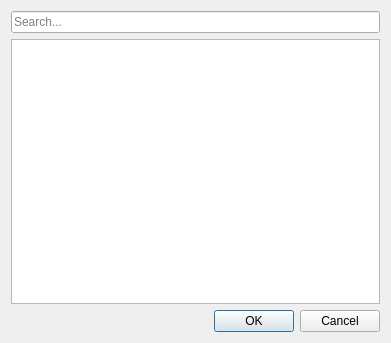
<?xml version="1.0" encoding="UTF-8"?>
<ui version="4.0">
 <class>ExtendedComboBoxDialog</class>
 <widget class="QDialog" name="ExtendedComboBoxDialog">
  <property name="geometry">
   <rect>
    <x>0</x>
    <y>0</y>
    <width>391</width>
    <height>343</height>
   </rect>
  </property>
  <property name="windowTitle">
   <string>Dialog</string>
  </property>
  <layout class="QVBoxLayout" name="verticalLayout">
   <item>
    <widget class="QLineEdit" name="lineEditSearch">
     <property name="placeholderText">
      <string>Search...</string>
     </property>
    </widget>
   </item>
   <item>
    <widget class="QTableView" name="tableView"/>
   </item>
   <item>
    <widget class="QDialogButtonBox" name="buttonBox">
     <property name="orientation">
      <enum>Qt::Horizontal</enum>
     </property>
     <property name="standardButtons">
      <set>QDialogButtonBox::Cancel|QDialogButtonBox::Ok</set>
     </property>
    </widget>
   </item>
  </layout>
 </widget>
 <resources/>
 <connections>
  <connection>
   <sender>buttonBox</sender>
   <signal>accepted()</signal>
   <receiver>ExtendedComboBoxDialog</receiver>
   <slot>accept()</slot>
   <hints>
    <hint type="sourcelabel">
     <x>248</x>
     <y>254</y>
    </hint>
    <hint type="destinationlabel">
     <x>157</x>
     <y>274</y>
    </hint>
   </hints>
  </connection>
  <connection>
   <sender>buttonBox</sender>
   <signal>rejected()</signal>
   <receiver>ExtendedComboBoxDialog</receiver>
   <slot>reject()</slot>
   <hints>
    <hint type="sourcelabel">
     <x>316</x>
     <y>260</y>
    </hint>
    <hint type="destinationlabel">
     <x>286</x>
     <y>274</y>
    </hint>
   </hints>
  </connection>
 </connections>
</ui>
